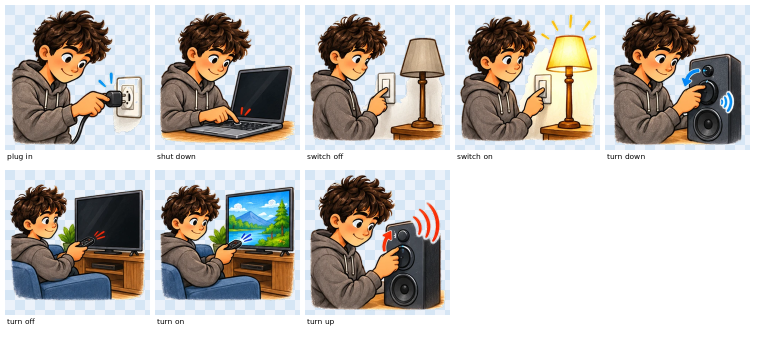
#> input picture tools/vocab-images/p4/preview/34.png, 1520 x 680 px, found by its file name (shown at 1/2 size)
$ python heroes.py ../vocab-images/p4/preview/34.png
#> lines starting #> are read from the running program, lines starting #| are printed output that depends on the picture
import sys
from PIL import Image
S=sys.argv[1]
# (name, source, box in VIEW coords, view width)
H=[('dragon','34.png',(915,75,1064,370),1400),('unicorn','34.png',(1090,80,1216,340),1400),
   ('princess','34.png',(1220,100,1380,365),1400),('granny','18.jpg',(918,158,1150,446),1400),
   ('bunny','18.jpg',(762,110,895,395),1400),('martian','75.png',(664,445,748,535),1199)]
ims=[]
for n,src,box,vw in H:
    im=Image.open(f'{S}/comics/img/{src}').convert('RGB'); k=im.size[0]/vw
#> further down, im is the input picture: PIL image 1520x680 RGB; mean R, G, B 192, 187.6, 183.2
#> after `k = im.size[0] / vw`: k = 1.09
    c=im.crop(tuple(int(v*k) for v in box)); c.save(f'{S}/comics/heroes/{n}.png'); ims.append(c)
#> after `c = im.crop(tuple((int(v * k) for v in box)))`:
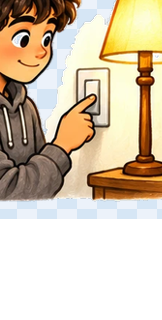
#> c: PIL image 162x320 RGB; mean R, G, B 211.7, 196.3, 173.7
W=sum(i.size[0] for i in ims)+20*len(ims); Hh=max(i.size[1] for i in ims)
sheet=Image.new('RGB',(W,Hh),'white'); x=0
#> after `sheet = Image.new('RGB', (W, Hh), 'white')`: sheet: PIL image 1096x320 RGB; every value is 255
for i in ims: sheet.paste(i,(x,0)); x+=i.size[0]+20
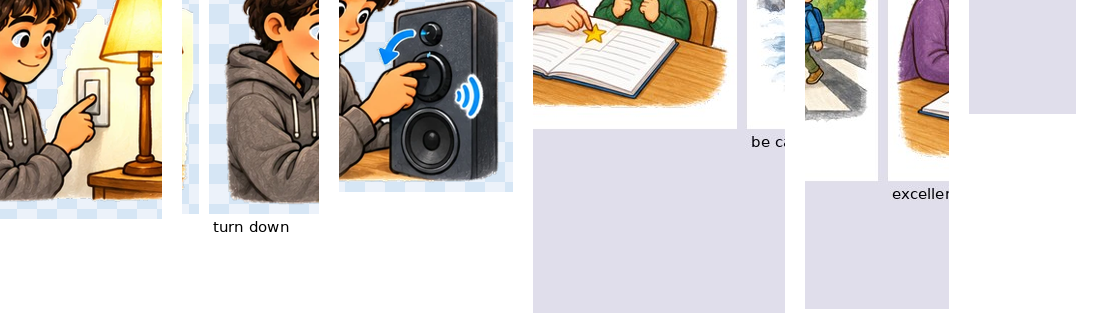
#> sheet: PIL image 1096x320 RGB; mean R, G, B 214.5, 207.7, 203.2
sheet.save(f'{S}/comics/heroes/sheet.jpg',quality=85)
